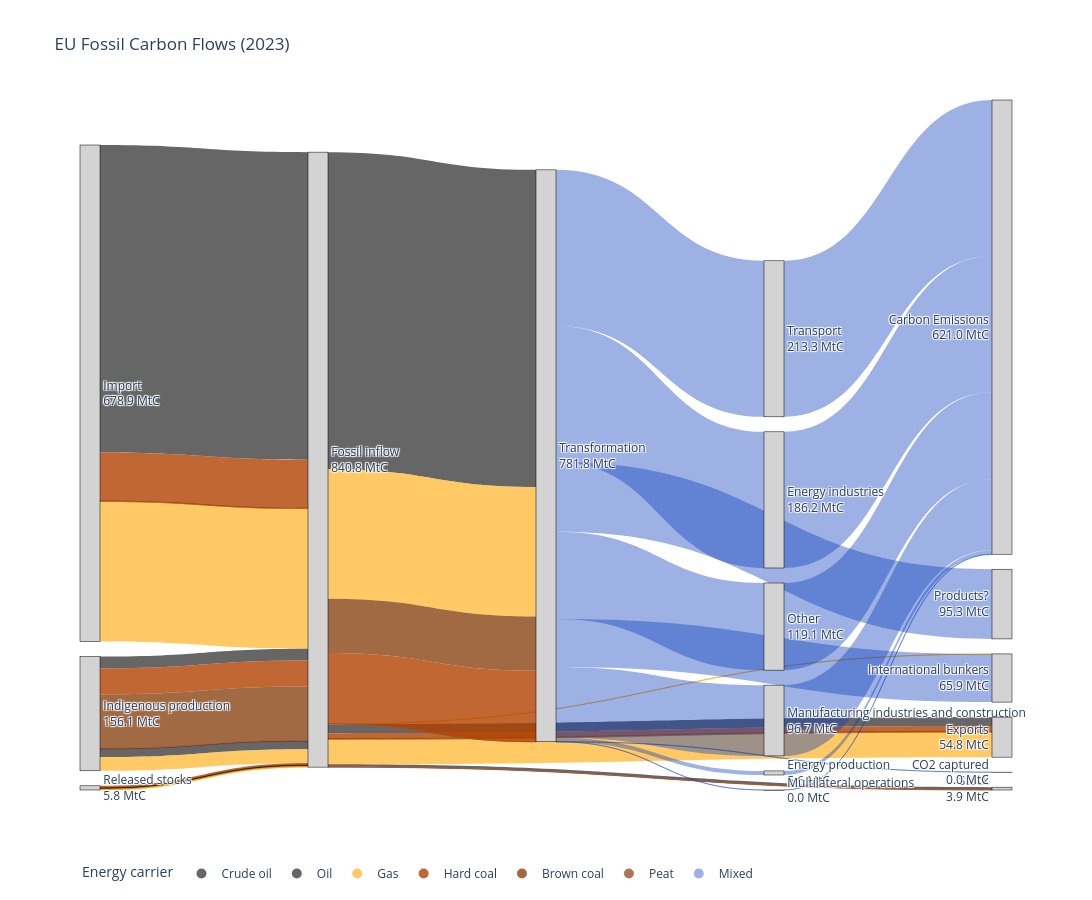

Notebook code cell kept with this figure:
### Markdown cell above
## Fossil Carbon (own calculations)

### Code cell
# Load the CSV
df_fossil = pd.read_csv("/Users/charlottewestenberg/Thesis/00data/from_excel/Sankey diagram fossil.csv")

# create unique node list
all_nodes = pd.concat([df_fossil["Source"], df_fossil["Target"]]).unique()
node_dict = {node: i for i, node in enumerate(all_nodes)}

# map to numeric IDs
df_fossil["source_id"] = df_fossil["Source"].map(node_dict)
df_fossil["target_id"] = df_fossil["Target"].map(node_dict)

carrier_colors = {
    "Crude oil": "rgba(0, 0, 0, 0.6)",       # black
    "Oil": "rgba(0, 0, 0, 0.6)",
    "Gas": "rgba(255, 165, 0, 0.6)",         # orange
    "Hard coal": "rgba(178, 65, 0, 0.8)",    # ugly brown
    "Brown coal": "rgba(139, 69, 19, 0.8)",  # brown
    "Peat": "rgba(160, 82, 45, 0.8)",        # lighter brown
    "Mixed": "rgba(11, 60, 187, 0.4)"      # blue for aggregated flows
}
#calculate outflows per source and target nodes
source_totals = df_fossil.groupby("Source")["Value_tC"].sum()
node_inflow = df_fossil.groupby("Target")["Value_tC"].sum()

labels_with_values = []
for node in all_nodes:
    inflow = node_inflow.get(node, 0)
    outflow = source_totals.get(node, 0)
    # choose what to display
    value = inflow if inflow > 0 else outflow
    if value > 0:
        labels_with_values.append(f"{node}<br>{value/1e6:.1f} MtC")
    else:
        labels_with_values.append(node)

df_fossil["color"] = df_fossil["Carrier"].map(carrier_colors).fillna("rgba(200,200,200,0.4)")

fig = go.Figure(data=[go.Sankey(
    
    node=dict(
        pad=15,
        thickness=20,
        line=dict(color="black", width=0.5),
        label=labels_with_values,
        color="lightgrey"
    ),

    link=dict(
        source=df_fossil["source_id"],
        target=df_fossil["target_id"],
        value=df_fossil["Value_tC"],
        color=df_fossil["color"]
    )
)])

for carrier, color in carrier_colors.items():
    fig.add_trace(go.Scatter(
        x=[None],
        y=[None],
        mode='markers',
        marker=dict(size=10, color=color),
        legendgroup=carrier,
        showlegend=True,
        name=carrier
    ))

fig.update_layout(
    title_text="EU Fossil Carbon Flows (2023)",
    font_size=12
)
fig.update_layout(
    width=1400,
    height=900
)
fig.update_layout(
    showlegend=True,
    legend=dict(
        title="Energy carrier",
        orientation="h",
        y=-0.1
    )
)
fig.update_layout(
    xaxis=dict(visible=False),
    yaxis=dict(visible=False),
    plot_bgcolor="white",
    paper_bgcolor="white"
)


fig.show()

### Figure 1 — Plotly figure (JSON) as saved in the notebook; plotly's stock layout.template omitted (floating-point values rounded to 4 significant figures)
{"data": [{"link": {"color": ["rgba(0, 0, 0, 0.6)", "rgba(178, 65, 0, 0.8)", "rgba(139, 69, 19, 0.8)", "rgba(160, 82, 45, 0.8)", "rgba(255, 165, 0, 0.6)", "rgba(0, 0, 0, 0.6)", "rgba(178, 65, 0, 0.8)", "rgba(139, 69, 19, 0.8)", "rgba(160, 82, 45, 0.8)", "rgba(0, 0, 0, 0.6)", "rgba(255, 165, 0, 0.6)", "rgba(0, 0, 0, 0.6)", "rgba(178, 65, 0, 0.8)", "rgba(139, 69, 19, 0.8)", "rgba(160, 82, 45, 0.8)", "rgba(255, 165, 0, 0.6)", "rgba(255, 165, 0, 0.6)", "rgba(178, 65, 0, 0.8)", "rgba(139, 69, 19, 0.8)", "rgba(0, 0, 0, 0.6)", "rgba(255, 165, 0, 0.6)", "rgba(0, 0, 0, 0.6)", "rgba(160, 82, 45, 0.8)", "rgba(0, 0, 0, 0.6)", "rgba(255, 165, 0, 0.6)", "rgba(139, 69, 19, 0.8)", "rgba(178, 65, 0, 0.8)", "rgba(160, 82, 45, 0.8)", "rgba(11, 60, 187, 0.4)", "rgba(11, 60, 187, 0.4)", "rgba(11, 60, 187, 0.4)", "rgba(11, 60, 187, 0.4)", "rgba(11, 60, 187, 0.4)", "rgba(11, 60, 187, 0.4)", "rgba(11, 60, 187, 0.4)", "rgba(11, 60, 187, 0.4)", "rgba(11, 60, 187, 0.4)", "rgba(11, 60, 187, 0.4)", "rgba(11, 60, 187, 0.4)", "rgba(11, 60, 187, 0.4)", "rgba(11, 60, 187, 0.4)", "rgba(11, 60, 187, 0.4)", "rgba(11, 60, 187, 0.4)", "rgba(200,200,200,0.4)", "rgba(200,200,200,0.4)", "rgba(200,200,200,0.4)", "rgba(200,200,200,0.4)", "rgba(200,200,200,0.4)", "rgba(200,200,200,0.4)", "rgba(200,200,200,0.4)", "rgba(200,200,200,0.4)", "rgba(200,200,200,0.4)", "rgba(200,200,200,0.4)", "rgba(200,200,200,0.4)", "rgba(200,200,200,0.4)", "rgba(200,200,200,0.4)", "rgba(200,200,200,0.4)", "rgba(200,200,200,0.4)", "rgba(200,200,200,0.4)", "rgba(200,200,200,0.4)", "rgba(200,200,200,0.4)", "rgba(200,200,200,0.4)", "rgba(200,200,200,0.4)", "rgba(200,200,200,0.4)", "rgba(200,200,200,0.4)", "rgba(200,200,200,0.4)", "rgba(200,200,200,0.4)", "rgba(200,200,200,0.4)", "rgba(200,200,200,0.4)", "rgba(200,200,200,0.4)", "rgba(200,200,200,0.4)", "rgba(200,200,200,0.4)", "rgba(200,200,200,0.4)", "rgba(200,200,200,0.4)", "rgba(200,200,200,0.4)", "rgba(200,200,200,0.4)", "rgba(200,200,200,0.4)", "rgba(200,200,200,0.4)", "rgba(200,200,200,0.4)", "rgba(200,200,200,0.4)", "rgba(200,200,200,0.4)", "rgba(200,200,200,0.4)", "rgba(200,200,200,0.4)", "rgba(200,200,200,0.4)", "rgba(200,200,200,0.4)", "rgba(200,200,200,0.4)", "rgba(200,200,200,0.4)", "rgba(200,200,200,0.4)", "rgba(200,200,200,0.4)", "rgba(200,200,200,0.4)", "rgba(200,200,200,0.4)", "rgba(200,200,200,0.4)", "rgba(200,200,200,0.4)", "rgba(200,200,200,0.4)", "rgba(200,200,200,0.4)", "rgba(200,200,200,0.4)", "rgba(200,200,200,0.4)", "rgba(200,200,200,0.4)", "rgba(200,200,200,0.4)", "rgba(200,200,200,0.4)", "rgba(200,200,200,0.4)", "rgba(200,200,200,0.4)", "rgba(200,200,200,0.4)", "rgba(200,200,200,0.4)", "rgba(200,200,200,0.4)", "rgba(200,200,200,0.4)"], "source": [0, 0, 0, 0, 0, 1, 1, 1, 1, 1, 1, 2, 2, 2, 2, 2, 2, 3, 3, 3, 3, 2, 2, 2, 2, 2, 2, 2, 4, 4, 4, 4, 4, 4, 4, 4, 5, 6, 7, 8, 9, 10, 4, 11, 11, 11, 11, 11, 11, 11, 11, 11, 11, 11, 11, 11, 11, 11, 11, 11, 11, 11, 11, 11, 11, 11, 11, 11, 11, 11, 11, 11, 11, 11, 11, 11, 11, 11, 11, 11, 11, 11, 11, 11, 11, 11, 11, 11, 11, 11, 11, 11, 11, 11, 11, 11, 11, 11, 11, 11, 11, 11, 11, 11, 11, 11], "target": [2, 2, 2, 2, 2, 2, 2, 2, 2, 2, 2, 12, 12, 12, 12, 12, 13, 2, 2, 2, 2, 14, 14, 4, 4, 4, 4, 4, 5, 6, 7, 8, 9, 13, 10, 15, 16, 16, 16, 16, 16, 16, 17, 11, 11, 11, 11, 11, 11, 11, 11, 11, 11, 11, 11, 11, 11, 11, 11, 11, 11, 11, 11, 11, 11, 11, 11, 11, 11, 11, 11, 11, 11, 11, 11, 11, 11, 11, 11, 11, 11, 11, 11, 11, 11, 11, 11, 11, 11, 11, 11, 11, 11, 11, 11, 11, 11, 11, 11, 11, 11, 11, 11, 11, 11, 11], "value": [420500000.0, 66170000.0, 516500.0, 22480.0, 191600000.0, 16120000.0, 35600000.0, 73770000.0, 538800.0, 11340000.0, 18750000.0, 12190000.0, 7369000.0, 892100.0, 8079.0, 34310000.0, 278400.0, 2506000.0, 830400.0, 1157000.0, 1262000.0, 3420000.0, 442300.0, 433500000.0, 177100000.0, 74230000.0, 96910000.0, 110900.0, 5595000.0, 213300000.0, 96750000.0, 186200000.0, 119100000.0, 65590000.0, 290.1, 14000.0, 5595000.0, 213300000.0, 96750000.0, 186200000.0, 119100000.0, 290.1, 95280000.0, NaN, NaN, NaN, NaN, NaN, NaN, NaN, NaN, NaN, NaN, NaN, NaN, NaN, NaN, NaN, NaN, NaN, NaN, NaN, NaN, NaN, NaN, NaN, NaN, NaN, NaN, NaN, NaN, NaN, NaN, NaN, NaN, NaN, NaN, NaN, NaN, NaN, NaN, NaN, NaN, NaN, NaN, NaN, NaN, NaN, NaN, NaN, NaN, NaN, NaN, NaN, NaN, NaN, NaN, NaN, NaN, NaN, NaN, NaN, NaN, NaN, NaN, NaN]}, "node": {"color": "lightgrey", "label": ["Import<br>678.9 MtC", "Indigenous production<br>156.1 MtC", "Fossil inflow<br>840.8 MtC", "Released stocks<br>5.8 MtC", "Transformation<br>781.8 MtC", "Energy production<br>5.6 MtC", "Transport<br>213.3 MtC", "Manufacturing industries and construction<br>96.7 MtC", "Energy industries<br>186.2 MtC", "Other<br>119.1 MtC", "Multilateral operations<br>0.0 MtC", null, "Exports<br>54.8 MtC", "International bunkers<br>65.9 MtC", "Stock<br>3.9 MtC", "CO2 captured<br>0.0 MtC", "Carbon Emissions<br>621.0 MtC", "Products?<br>95.3 MtC"], "line": {"color": "black", "width": 0.5}, "pad": 15, "thickness": 20}, "type": "sankey"}, {"legendgroup": "Crude oil", "marker": {"color": "rgba(0, 0, 0, 0.6)", "size": 10}, "mode": "markers", "name": "Crude oil", "showlegend": true, "type": "scatter", "x": [null], "y": [null]}, {"legendgroup": "Oil", "marker": {"color": "rgba(0, 0, 0, 0.6)", "size": 10}, "mode": "markers", "name": "Oil", "showlegend": true, "type": "scatter", "x": [null], "y": [null]}, {"legendgroup": "Gas", "marker": {"color": "rgba(255, 165, 0, 0.6)", "size": 10}, "mode": "markers", "name": "Gas", "showlegend": true, "type": "scatter", "x": [null], "y": [null]}, {"legendgroup": "Hard coal", "marker": {"color": "rgba(178, 65, 0, 0.8)", "size": 10}, "mode": "markers", "name": "Hard coal", "showlegend": true, "type": "scatter", "x": [null], "y": [null]}, {"legendgroup": "Brown coal", "marker": {"color": "rgba(139, 69, 19, 0.8)", "size": 10}, "mode": "markers", "name": "Brown coal", "showlegend": true, "type": "scatter", "x": [null], "y": [null]}, {"legendgroup": "Peat", "marker": {"color": "rgba(160, 82, 45, 0.8)", "size": 10}, "mode": "markers", "name": "Peat", "showlegend": true, "type": "scatter", "x": [null], "y": [null]}, {"legendgroup": "Mixed", "marker": {"color": "rgba(11, 60, 187, 0.4)", "size": 10}, "mode": "markers", "name": "Mixed", "showlegend": true, "type": "scatter", "x": [null], "y": [null]}], "layout": {"font": {"size": 12}, "height": 900, "legend": {"orientation": "h", "title": {"text": "Energy carrier"}, "y": -0.1}, "paper_bgcolor": "white", "plot_bgcolor": "white", "showlegend": true, "title": {"text": "EU Fossil Carbon Flows (2023)"}, "width": 1400, "xaxis": {"visible": false}, "yaxis": {"visible": false}}}
